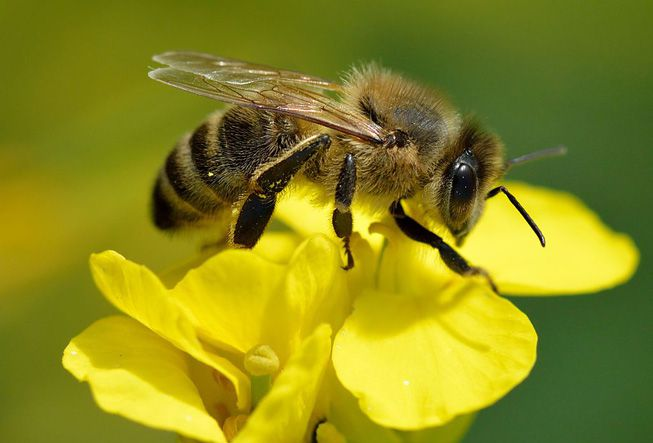
#> input picture old_projects/Bees_Image_Loading_and_Processing/datasets/bee_1.jpg, 653 x 443 px
$ jupyter execute notebook.ipynb   (shell and % lines are left out)
#> lines starting #> are read from the running program, lines starting #| are printed output that depends on the picture
## 1. Import Python libraries
<p>
<em>A honey bee.</em></p>
<p>The question at hand is: can a machine identify a bee as a honey bee or a bumble bee? These bees have different <a href="http://bumblebeeconservation.org/about-bees/faqs/honeybees-vs-bumblebees/">behaviors and appearances</a>, but given the variety of backgrounds, positions, and image resolutions it can be a challenge for machines to tell them apart.</p>
<p>Being able to identify bee species from images is a task that ultimately would allow researchers to more quickly and effectively collect field data. Pollinating bees have critical roles in both ecology and agriculture, and diseases like <a href="http://news.harvard.edu/gazette/story/2015/07/pesticide-found-in-70-percent-of-massachusetts-honey-samples/">colony collapse disorder</a> threaten these species. Identifying different species of bees in the wild means that we can better understand the prevalence and growth of these important insects.</p>
<p>
<em>A bumble bee.</em></p>
<p>This notebook walks through loading and processing images. After loading and processing these images, they will be ready for building models that can automatically detect honeybees and bumblebees.</p>

[cell 1]
import sys; sys.path.append( sys.executable.split( sys.argv[1] )[0] )

# Used to change filepaths
from pathlib import Path

# We set up matplotlib, pandas, and the display function
from io import BytesIO
import matplotlib.pyplot as plt
from IPython.display import display
import pandas as pd

# import numpy to use in this cell
import numpy as np

# import Image from PIL so we can use it later
from PIL import Image

# generate test_data
test_data = np.random.beta(1,1, size=(100,100,3))

# display the test_data
plt.imshow(test_data)
#> (this line was passed over: IPython is not available in this run)

## 2. Opening images with PIL
<p>Now that we have all of our imports ready, it is time to work with some real images.</p>
<p>Pillow is a very flexible image loading and manipulation library. It works with many different image formats, for example, <code>.png</code>, <code>.jpg</code>, <code>.gif</code> and more. For most image data, one can work with images using the Pillow library (which is imported as <code>PIL</code>).</p>
<p>Now we want to load an image, display it in the notebook, and print out the dimensions of the image. By dimensions, we mean the width of the image and the height of the image. These are measured in pixels. The documentation for <a href="https://pillow.readthedocs.io/en/5.1.x/reference/Image.html">Image</a> in Pillow gives a comprehensive view of what this object can do.</p>

[cell 2]
# open the image
img = Image.open('datasets/bee_1.jpg')
#> img is the input picture: PIL image 653x443 RGB; mean R, G, B 137.8, 137.6, 27.1

# Get the image size
img_size = img.size
#> img_size = (653, 443)

print("The image size is: {}".format(img_size))
#| The image size is: (653, 443)

# Just having the image as the last line in the cell will display it in the notebook
img

## 3. Image manipulation with PIL
<p>Pillow has a number of common image manipulation tasks built into the library. For example, one may want to resize an image so that the file size is smaller. Or, perhaps, convert an image to black-and-white instead of color. Operations that Pillow provides include:</p>
<ul>
<li>resizing</li>
<li>cropping</li>
<li>rotating</li>
<li>flipping</li>
<li>converting to greyscale (or other <a href="https://pillow.readthedocs.io/en/5.1.x/handbook/concepts.html#concept-modes">color modes</a>)</li>
</ul>
<p>Often, these kinds of manipulations are part of the pipeline for turning a small number of images into more images to create training data for machine learning algorithms. This technique is called <a href="http://cs231n.stanford.edu/reports/2017/pdfs/300.pdf">data augmentation</a>, and it is a common technique for image classification.</p>
<p>We'll try a couple of these operations and look at the results.</p>

[cell 3]
# Crop the image to 25, 25, 75, 75
img_cropped = img.crop([25, 25, 75, 75])
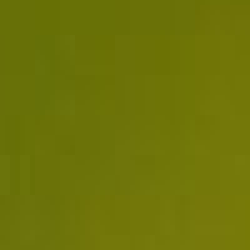
#> img_cropped: PIL image 50x50 RGB (shown 5 times larger); mean R, G, B 109.8, 116, 8.2
display(img_cropped)

# rotate the image by 45 degrees
img_rotated = img.rotate(45)
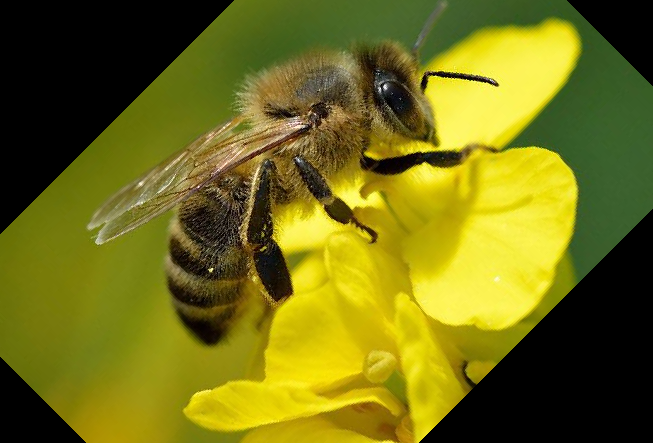
#> img_rotated: PIL image 653x443 RGB; mean R, G, B 113.3, 110.4, 21.2
display(img_rotated)

# flip the image left to right
img_flipped = img.transpose(Image.FLIP_LEFT_RIGHT)
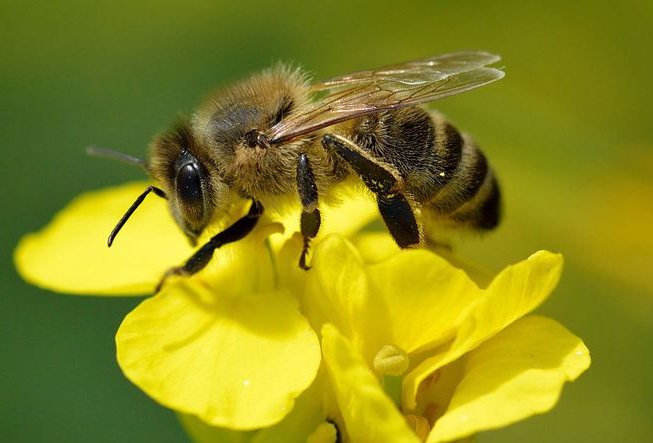
#> img_flipped: PIL image 653x443 RGB; mean R, G, B 137.8, 137.6, 27.1
display(img_flipped)

## 4. Images as arrays of data
<p>What is an image? So far, PIL has handled loading images and displaying them. However, if we're going to use images as data, we need to understand what that data looks like.</p>
<p>Most image formats have three color <a href="https://en.wikipedia.org/wiki/RGB_color_model">"channels": red, green, and blue</a> (some images also have a fourth channel called "alpha" that controls transparency). For each pixel in an image, there is a value for every channel.</p>
<p></p>
<p>The way this is represented as data is as a three-dimensional matrix. The width of the matrix is the width of the image, the height of the matrix is the height of the image, and the depth of the matrix is the number of channels. So, as we saw, the height and width of our image are both 100 pixels. This means that the underlying data is a matrix with the dimensions <code>100x100x3</code>.</p>

[cell 4]
# Turn our image object into a NumPy array
img_data = np.array(img)

# get the shape of the resulting array
img_data_shape = img_data.shape
#> img_data_shape = (443, 653, 3)

print("Our NumPy array has the shape: {}".format(img_data_shape))
#| Our NumPy array has the shape: (443, 653, 3)

# plot the data with `imshow`

plt.show()

# plot the red channel
plt.imshow(img_data[:, :, 0], cmap=plt.cm.Reds_r)
#> (this line was passed over: IPython is not available in this run)
plt.show()

# plot the green channel
plt.imshow(img_data[:, :, 1], cmap=plt.cm.Greens_r)
#> (this line was passed over: IPython is not available in this run)
plt.show()

# plot the blue channel
plt.imshow(img_data[:, :, 2], cmap=plt.cm.Blues_r)
#> (this line was passed over: IPython is not available in this run)
plt.show()

## 5. Explore the color channels
<p>Color channels can help provide more information about an image. A picture of the ocean will be more blue, whereas a picture of a field will be more green. This kind of information can be useful when building models or examining the differences between images.</p>
<p>We'll look at the <a href="https://en.wikipedia.org/wiki/Kernel_density_estimation">kernel density estimate</a> for each of the color channels on the same plot so that we can understand how they differ.</p>
<p>When we make this plot, we'll see that a shape that appears further to the right means more of that color, whereas further to the left means less of that color.</p>

[cell 5]
def plot_kde(channel, color):
    """ Plots a kernel density estimate for the given data.

        `channel` must be a 2d array
        `color` must be a color string, e.g. 'r', 'g', or 'b'
    """
    data = channel.flatten()
    return pd.Series(data).plot.density(c=color)

# create the list of channels
channels = ['r', 'g', 'b']

def plot_rgb(image_data):
    # use enumerate to loop over colors and indexes
    for ix, color in enumerate(channels):
        plot_kde(img_data[:,:,ix], color)

    plt.show()

plot_rgb(img_data)
#> (the call stopped at in plot_kde, `return pd.Series(data).plot.density(c=color)`: IPython is not available in this run)

## 6. Honey bees and bumble bees (i)
<p>Now we'll look at two different images and some of the differences between them. The first image is of a honey bee, and the second image is of a bumble bee.</p>
<p>First, let's look at the honey bee.</p>

[cell 6]
# load bee_12.jpg as honey
honey = Image.open('datasets/bee_2.jpg')
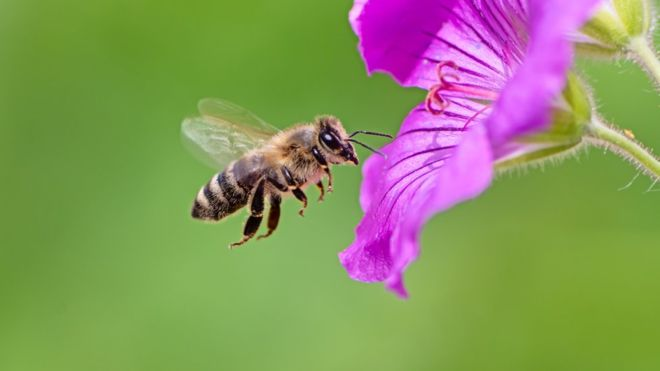
#> input picture old_projects/Bees_Image_Loading_and_Processing/datasets/bee_2.jpg, 660 x 371 px
#> honey is the input picture: PIL image 660x371 RGB; mean R, G, B 137.8, 147.2, 95.8

# display the honey bee image
display(honey)

# NumPy array of the honey bee image data
honey_data = np.array(honey)

# plot the rgb densities for the honey bee image
plot_rgb(honey_data)
#> (the call stopped at in plot_kde, `return pd.Series(data).plot.density(c=color)`: IPython is not available in this run)

## 7. Honey bees and bumble bees (ii)
<p>Now let's look at the bumble bee.</p>
<p>When one compares these images, it is clear how different the colors are. The honey bee image above, with a blue flower, has a strong peak on the right-hand side of the blue channel. The bumble bee image, which has a lot of yellow for the bee and the background, has almost perfect overlap between the red and green channels (which together make yellow).</p>

[cell 7]
# load bee_3.jpg as bumble
bumble = Image.open('datasets/bee_12.jpg')
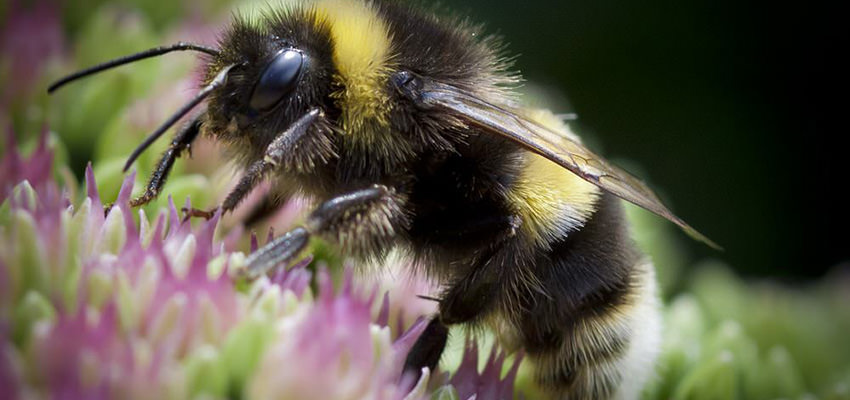
#> input picture old_projects/Bees_Image_Loading_and_Processing/datasets/bee_12.jpg, 850 x 400 px
#> bumble is the input picture: PIL image 850x400 RGB; mean R, G, B 92.6, 87.7, 70.5

# display the bumble bee image
display(bumble)

# NumPy array of the bumble bee image data
bumble_data = np.array(bumble)

# plot the rgb densities for the bumble bee image
plot_rgb(bumble_data)
#> (the call stopped at in plot_kde, `return pd.Series(data).plot.density(c=color)`: IPython is not available in this run)
